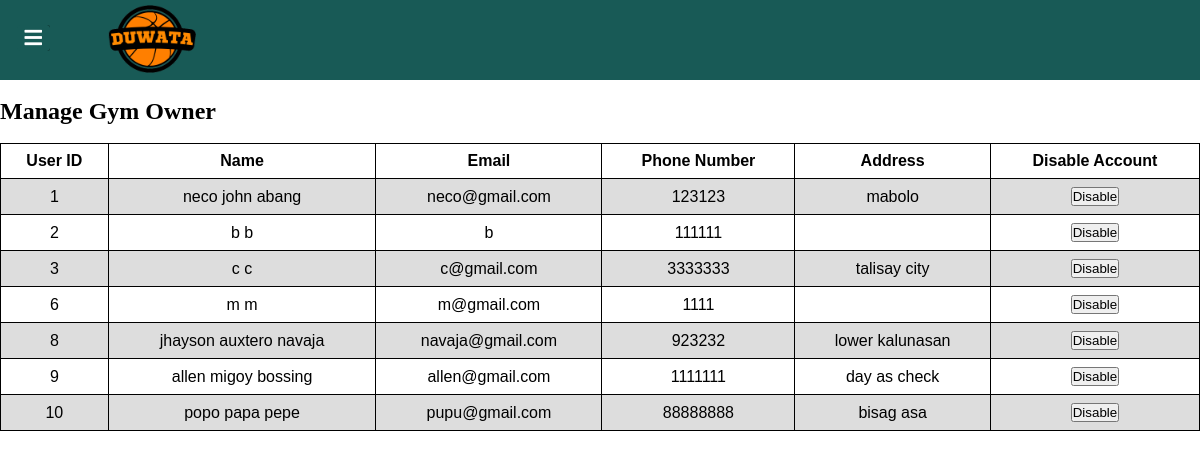
/admin/gym.php, run on an earlier commit of the app's database.
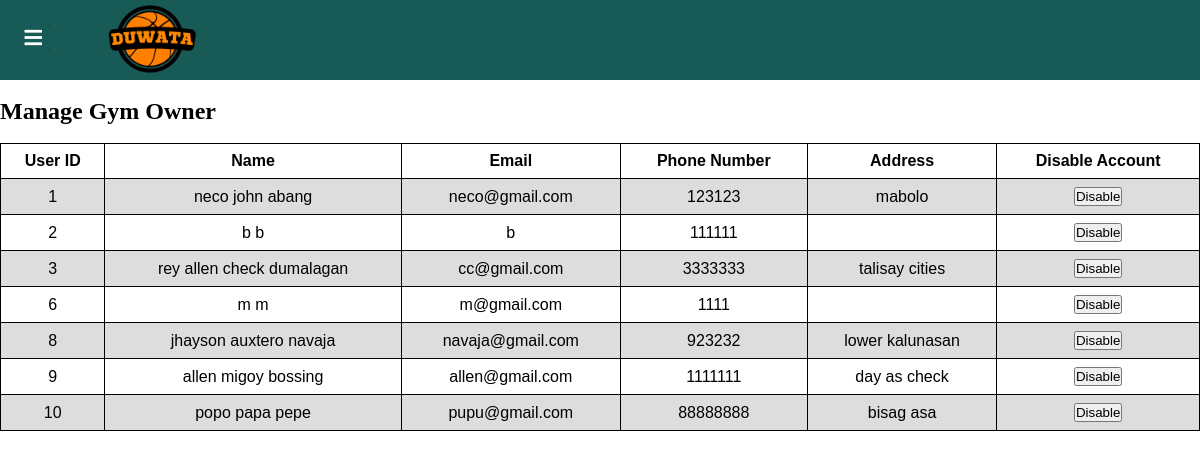
And on a later commit of the database.
### tables this page shows
CREATE TABLE `users` (
  `userid` int(11) NOT NULL,
  `user_firstname` varchar(50) NOT NULL,
  `user_middlename` varchar(50) NOT NULL,
  `user_lastname` varchar(50) NOT NULL,
  `user_email` varchar(50) NOT NULL,
  `user_gender` varchar(10) NOT NULL,
  `user_phonenumber` int(11) NOT NULL,
  `user_birthdate` date NOT NULL,
  `user_password` varchar(50) NOT NULL,
  `user_address` varchar(80) NOT NULL,
  `user_picture` varchar(50) NOT NULL
);

### admin/gym.php (the view, shortened to what this page needs)
<?php
    require("dbconn.php");
?>
<html>
    <head>
        <link rel="stylesheet" href="gym.css">
        <link rel="stylesheet" href="https://cdnjs.cloudflare.com/ajax/libs/font-awesome/5.12.1/css/all.min.css">
    </head>
    <body>
        <nav>
            <div class="container">
                <label for="check">
                    <span class="fas fa-bars" id="bars"></span>
                </label>
            </div>
            <img src="images/duwata.png" class="user-logo">
        </nav><br>
        <h2>Manage Gym Owner</h2><br>
            <table>
                <tr>
                    <th>User ID</th>
                    <th>Name</th>
                    <th>Email</th>
                    <th>Phone Number</th>
                    <th>Address</th>
                    <th>Disable Account</th>
                  </tr>
                  <?php
                    $fetch="SELECT * FROM users";
                    $result = mysqli_query($conn, $fetch);
                    $row = mysqli_num_rows($result);
                    if($row){
                        while($row = mysqli_fetch_assoc($result)) {
                  ?>
                  <tr>
                    <td><?php echo $row['userid']?></td>
                    <td><?php echo $row['user_firstname'].' '.$row['user_middlename'].' ',$row['user_lastname']?></td>
                    <td><?php echo $row['user_email']?></td>
                    <td><?php echo $row['user_phonenumber']?></td>
                    <td><?php echo $row['user_address']?></td>
                    <td>
                        <form method="POST" action="deletegymowner.php?userid=<?php echo $row['userid']?>"><button>Disable</button></form>
                    </td>
                  </tr>
                  <?php }} ?>
            </table>
    </body>
</html>

### admin/gym.css (style rules this page uses)
* { padding: 0; margin: 0; text-decoration: none; list-style: none; box-sizing: border-box; }
body { font-family: montserrat; }
nav { background: #185A56; height: 80px; width: 100%; }
.user-logo { width: 100px; border-radius: 60%; cursor: pointer; margin-left: 100px; top: -11px; position: absolute; }
table { font-family: arial, sans-serif; border-collapse: collapse; width: 100%; }
td, th { border: 1px solid ; text-align: left; padding: 8px; text-align: center; }
tr:nth-child(even) { background-color: #dddddd; }
.container { height: 100%; width: 250px; position: absolute; background: #185A56; z-index: 1; transition: 0.5s ease; transform: translateX(-250px); }
span { position: absolute; right: -50px; top: 25px; font-size: 20px; border-radius: 3px; color: #fff; padding: 3px 8px; cursor: pointer; background: #000; }
#bars { background: #185A56; }

What changed in the data, as far as the page shows it:
changed users id 3: user_firstname "c" → "rey allen"; user_middlename (not shown) → "check"; user_lastname "c" → "dumalagan"; user_email "c@gmail.com" → "cc@gmail.com"; user_address "talisay city" → "talisay cities"
